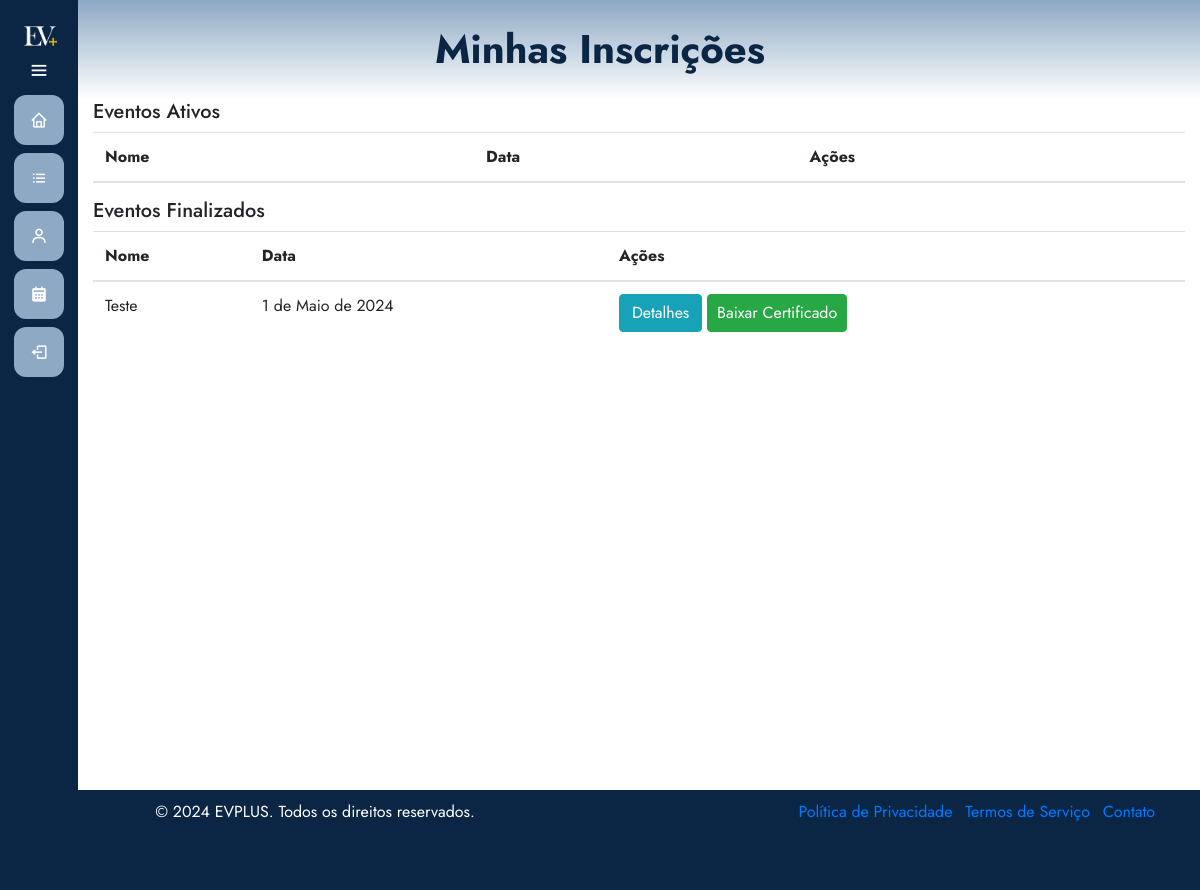
The page /eventos/minhasinscricoes/ (signed in) on the database as committed earlier.
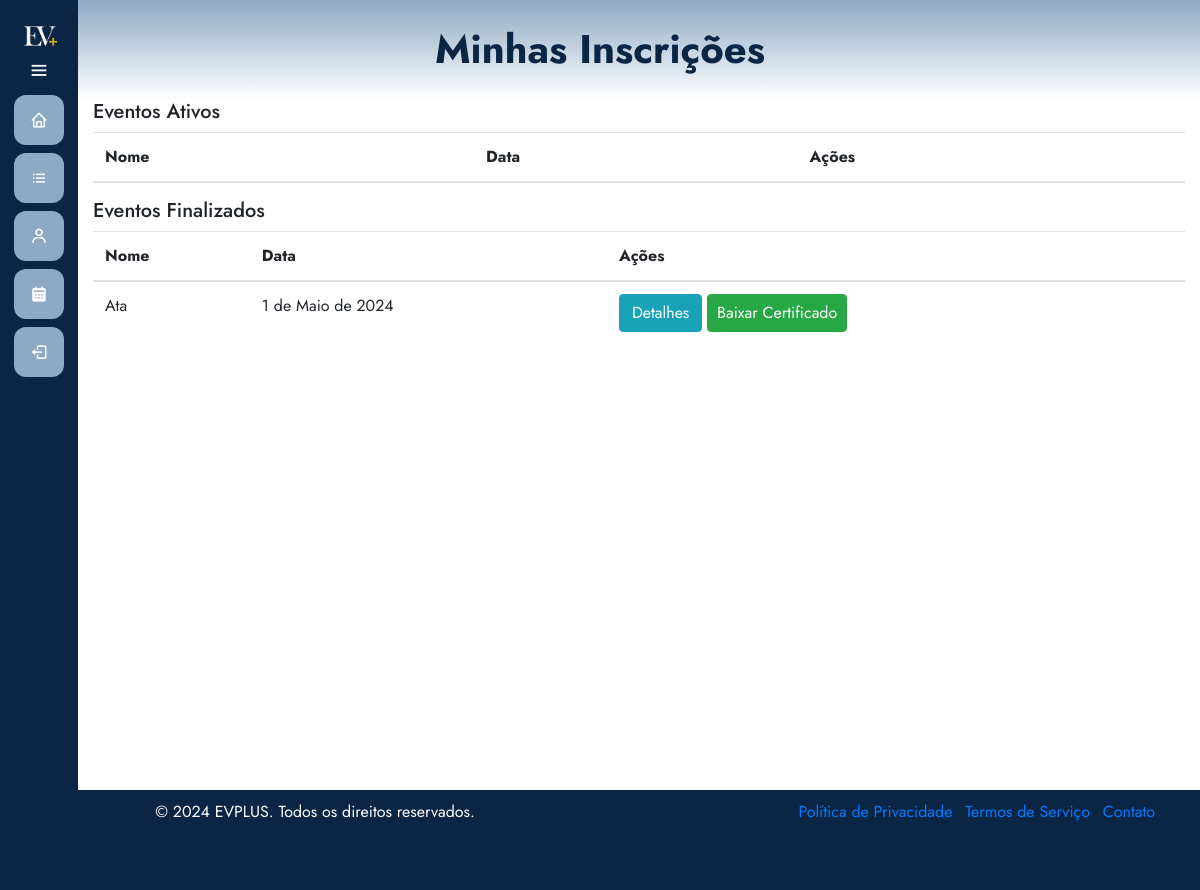
The same page on the database as committed later.
### eventos/models.py (models this page shows, shortened)
class Evento(models.Model):
    user = models.ForeignKey(User, on_delete=models.CASCADE)
    clients = models.ManyToManyField(User, through='Inscricao', related_name='eventos')
    name = models.CharField(max_length=100)
    description = models.TextField()
    local = models.CharField(max_length=100)
    date = models.DateField()
    time = models.TimeField()
    category = models.CharField(max_length=100)
    banner = models.ImageField(null=True, blank=True, upload_to='banners/')
    limite_inscricoes = models.PositiveIntegerField(null=True, blank=True, verbose_name="Limite de Inscrições")
    finalizado = models.BooleanField(default=False)
    certificados = models.ManyToManyField(User, through='Certificado', related_name='eventos_certificados')

### eventos/views.py (the view)
# urls.py: path('minhasinscricoes/', views.listarEventosInscritos, name='minhasinscricoes'),
@login_required
@permission_required('eventos.view_evento', raise_exception=True)
def listarEventosInscritos(request):
    exibir_sidebar = True
    eventos = Evento.objects.filter(clients=request.user, finalizado=False)
    finalizarEvento = Evento.objects.filter(clients=request.user, finalizado=True)
    return render(request, 'minhasInscricoes.html', {'eventos': eventos, 'finalizarEvento': finalizarEvento, 'exibir_sidebar': exibir_sidebar})

### eventos/templates/minhasInscricoes.html (shortened to what this page needs)
{% extends 'base.html' %}
{% load static %}
{% block 'head' %}
    <link rel="stylesheet" href="{% static 'eventos/css/meuseventos.css' %}">
{% endblock %}
{% block 'dashboard' %}
    <div class="container">
        <div class="row">
            <div class="col-md-12">
                <h5>Eventos Ativos</h5>
                <table class="table">
                    <thead>
                        <tr>
                            <th>Nome</th>
                            <th>Data</th>
                            <th>Ações</th>
                        </tr>
                    </thead>
                </table>
                <h5>Eventos Finalizados</h5>
                <table class="table">
                    <thead>
                        <tr>
                            <th>Nome</th>
                            <th>Data</th>
                            <th>Ações</th>
                        </tr>
                    </thead>
                    <tbody>
                        {% for evento in finalizarEvento %}
                            <tr>
                                <td>{{ evento.name }}</td>
                                <td>{{ evento.date }}</td>
                                <td>
                                    <a href="{% url 'eventos:detalhes_evento' evento.id %}" class="btn btn-info">Detalhes</a>
                                    {% if evento.certificados.all %}
                                        {% for certificado in evento.certificados.all %}
                                            <a href="{% url 'eventos:download_certificado' evento.id %}" class="btn btn-success">Baixar Certificado</a>
                                        {% endfor %}
                                    {% endif %}
                                </td>
                            </tr>
                        {% endfor %}
                    </tbody>
                </table>
            </div>
        </div>
    </div>
{% endblock %}

Rows that differ between the two databases and show on the page:
removed Evento: name "Teste", date "1 de Maio de 2024"
added Evento: name "Ata", date "1 de Maio de 2024"
